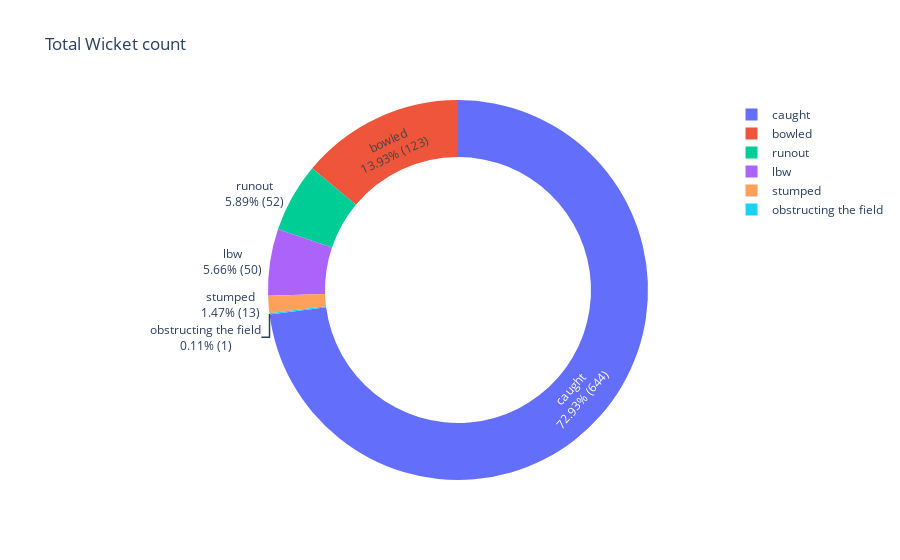

This figure's notebook cell:
### Code cell
wicket_type = data['wicket_type'].value_counts()
total_wickets = wicket_type.values.sum()
custom_text = [f'{(100 * value / total_wickets):.2f}%\n({value})' for value in wicket_type.values]

fig = go.Figure(data=[go.Pie(
    labels=wicket_type.index,
    values=wicket_type.values,
    hole=.7,
    text=custom_text,
    textinfo='label+text',
)])
fig.update_layout(
    title_text='Total Wicket count',
)

fig.show()

### Figure 1 — Plotly figure (JSON) as saved in the notebook; plotly's stock layout.template omitted (floating-point values rounded to 4 significant figures)
{"data": [{"hole": 0.7, "labels": ["caught", "bowled", "runout", "lbw", "stumped", "obstructing the field"], "text": ["72.93%\n(644)", "13.93%\n(123)", "5.89%\n(52)", "5.66%\n(50)", "1.47%\n(13)", "0.11%\n(1)"], "textinfo": "label+text", "values": [644, 123, 52, 50, 13, 1], "type": "pie"}], "layout": {"title": {"text": "Total Wicket count"}}}
